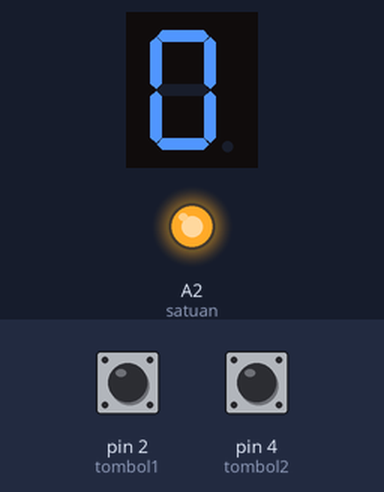
Bench run of a sketch on a simulated Arduino Uno, built with avr-gcc and run on an emulated ATmega328P. Parts: 1-digit seven-segment display, output pins drawn as LEDs (lit = HIGH). Wiring (inferred from the names in the program): 1-digit 7-segment display, segments lit when HIGH: segments pin 6, pin 7, pin 8, pin 9, pin 10, pin 11, pin 12, pin 13. The test bench sets the inputs (shaded band); at power-on: pin 2 (tombol1) LOW, pin 4 (tombol2) LOW. The segment pins are drawn as the display they are named for; pins used as bus, display or sensor lines are not drawn.

Above: at 1.3 s.
1.4 s: pin 2 (tombol1) pulled HIGH for 0.3 s
At 1.62 s:
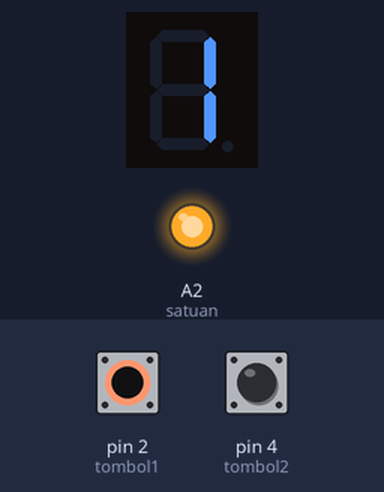
At 2.12 s:
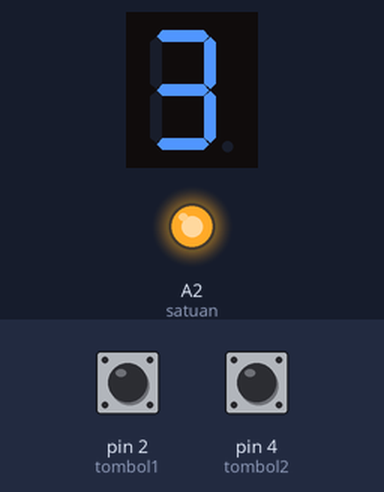
Timing chart, 0 to 4.4 s (numbered marks = the images above; inputs shaded):
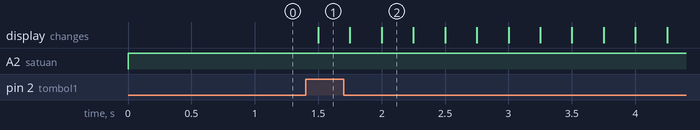

Measured:
- after the input at 1.4 s, the display: changes after 0.10 s (image 1)

The sketch:

BASIC_I0_SHIELD_-_7SEG_COUNTER_0-9_FUNGSI_WITH_SWITCH_TERUS.ino
```cpp
#define a       6
#define b       7
#define c       8
#define d       9
#define e       10
#define f       11
#define g       12
#define h       13
#define satuan  A2
#define tombol1  2
#define tombol2  4
int nilai=0, statusTombol=0;

void setup() {
  for(byte k=6; k<=13; k++)
    pinMode(k, OUTPUT);
  pinMode(satuan, OUTPUT);
  pinMode(tombol1, INPUT);
  pinMode(tombol2, INPUT);
}

void loop() {
  if(digitalRead(tombol1)==1)
    statusTombol=1;
  else if(digitalRead(tombol2)==1)
    statusTombol=2;

  if(statusTombol==1){
    nilai++;
    if(nilai==10)
      nilai=0;
  }
  if(statusTombol==2){
    nilai--;
    if(nilai==-1)
      nilai=9;
  }
  tampil7Seg(nilai);
  delay(250);
}

void tampil7Seg(byte angka) {
 if(angka==0) {
  digitalWrite(a, HIGH);  // ANGKA 0
  digitalWrite(b, HIGH);
  digitalWrite(c, HIGH);
  digitalWrite(d, HIGH);
  digitalWrite(e, HIGH);
  digitalWrite(f, HIGH);
  digitalWrite(g, LOW);
  digitalWrite(h, LOW);
 }
 else if(angka==1) {
  digitalWrite(a, LOW);  // ANGKA 1
  digitalWrite(b, HIGH);
  digitalWrite(c, HIGH);
  digitalWrite(d, LOW);
  digitalWrite(e, LOW);
  digitalWrite(f, LOW);
  digitalWrite(g, LOW);
  digitalWrite(h, LOW);
 }
 if(angka==2) {
  digitalWrite(a, HIGH);  // ANGKA 2
  digitalWrite(b, HIGH);
  digitalWrite(c, LOW);
  digitalWrite(d, HIGH);
  digitalWrite(e, HIGH);
  digitalWrite(f, LOW);
  digitalWrite(g, HIGH);
  digitalWrite(h, LOW);
 }
 if(angka==3) {
  digitalWrite(a, HIGH);  // ANGKA 3
  digitalWrite(b, HIGH);
  digitalWrite(c, HIGH);
  digitalWrite(d, HIGH);
  digitalWrite(e, LOW);
  digitalWrite(f, LOW);
  digitalWrite(g, HIGH);
  digitalWrite(h, LOW);
 }
 if(angka==4) {
  digitalWrite(a, LOW);  // ANGKA 4
  digitalWrite(b, HIGH);
  digitalWrite(c, HIGH);
  digitalWrite(d, LOW);
  digitalWrite(e, LOW);
  digitalWrite(f, HIGH);
  digitalWrite(g, HIGH);
  digitalWrite(h, LOW);
 }
 if(angka==5) {
  digitalWrite(a, HIGH);  // ANGKA 5
  digitalWrite(b, LOW);
  digitalWrite(c, HIGH);
  digitalWrite(d, HIGH);
  digitalWrite(e, LOW);
  digitalWrite(f, HIGH);
  digitalWrite(g, HIGH);
  digitalWrite(h, LOW);
 }
 if(angka==6) {
  digitalWrite(a, HIGH);  // ANGKA 6
  digitalWrite(b, LOW);
  digitalWrite(c, HIGH);
  digitalWrite(d, HIGH);
  digitalWrite(e, HIGH);
  digitalWrite(f, HIGH);
  digitalWrite(g, HIGH);
  digitalWrite(h, LOW);
 }
 if(angka==7) {
  digitalWrite(a, HIGH);  // ANGKA 7
  digitalWrite(b, HIGH);
  digitalWrite(c, HIGH);
  digitalWrite(d, LOW);
  digitalWrite(e, LOW);
  digitalWrite(f, LOW);
  digitalWrite(g, LOW);
  digitalWrite(h, LOW);
 }
 if(angka==8) {
  digitalWrite(a, HIGH);  // ANGKA 8
  digitalWrite(b, HIGH);
  digitalWrite(c, HIGH);
  digitalWrite(d, HIGH);
  digitalWrite(e, HIGH);
  digitalWrite(f, HIGH);
  digitalWrite(g, HIGH);
  digitalWrite(h, LOW);
 }
 if(angka==9) {
  digitalWrite(a, HIGH);  // ANGKA 9
  digitalWrite(b, HIGH);
  digitalWrite(c, HIGH);
  digitalWrite(d, HIGH);
  digitalWrite(e, LOW);
  digitalWrite(f, HIGH);
  digitalWrite(g, HIGH);
  digitalWrite(h, LOW);
 }
  digitalWrite(satuan, HIGH);
}
```
